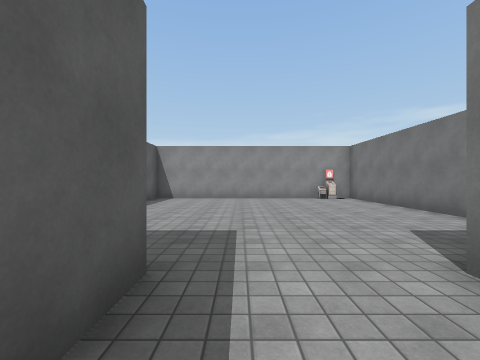
View 1 (above)

16 first-person views from a walk through a 3-D level made in the Unity game engine. The camera is 1.4 m above the floor, looks level and sees 90° across. The floor is counted in squares, 2 m on a side. Each view is taken from the middle of a square. On the plan, view 1 faces up. The plan holds only what a view shows up to about 9 squares ahead; the rest is blank. The place goes on beyond the plan. Some surface patterns are stand-ins.

View 2
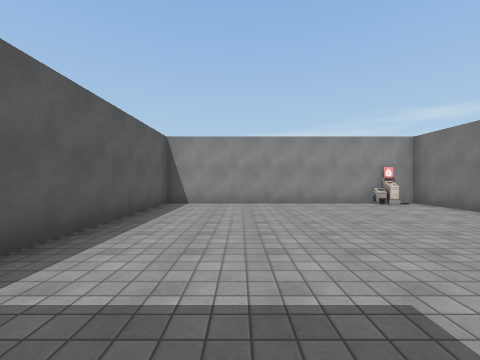

View 3
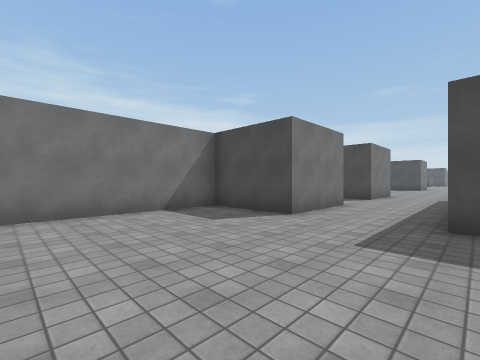

View 4
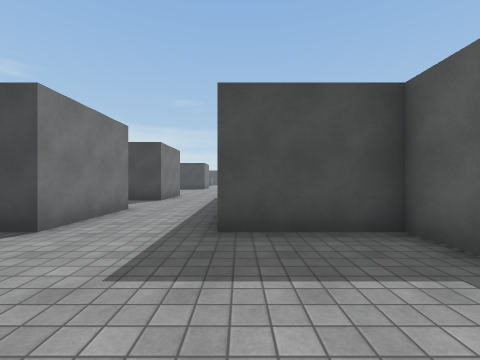

View 5
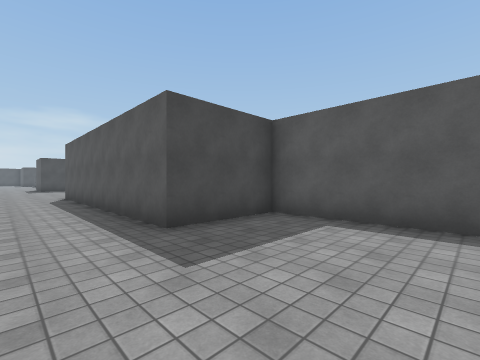

View 6
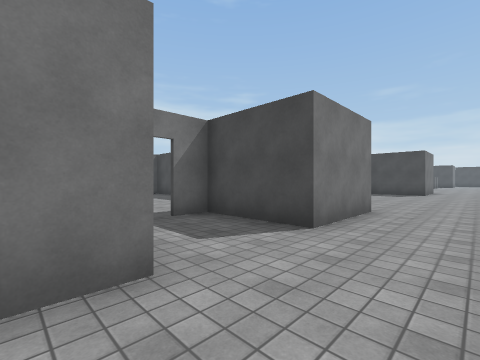

View 7
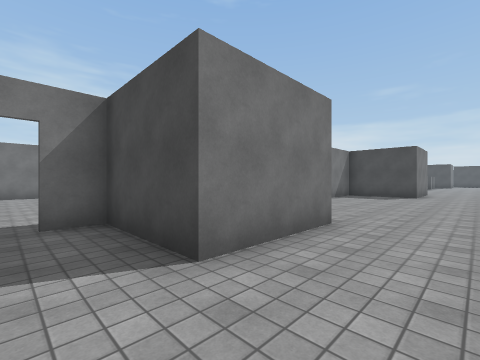

View 8
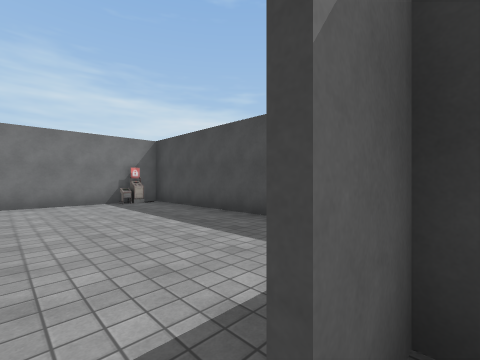

View 9
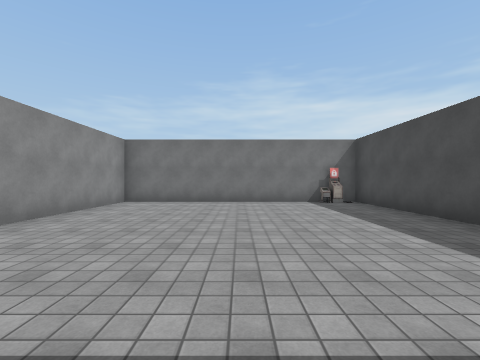

View 10
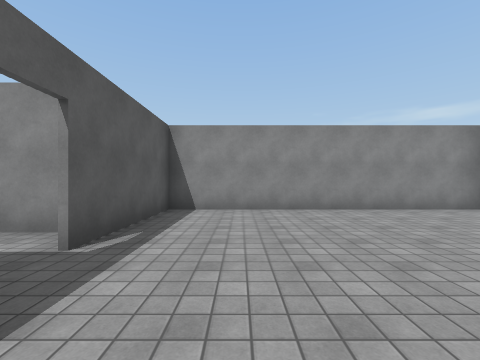

View 11
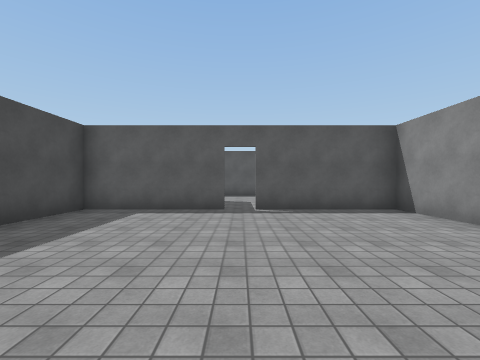

View 12
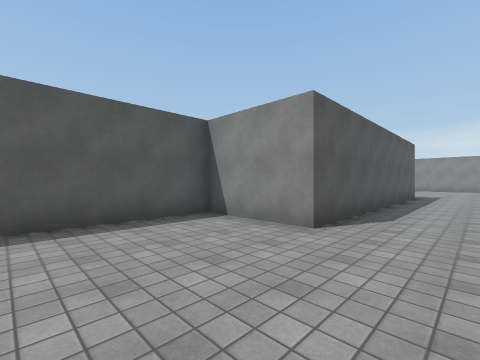

View 13
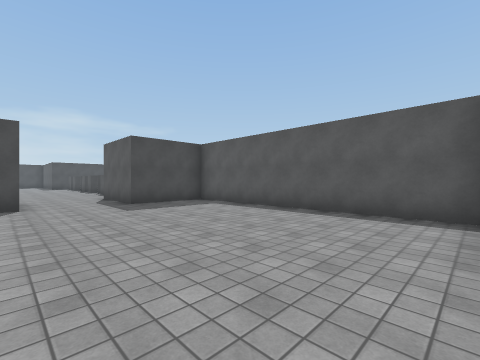

View 14
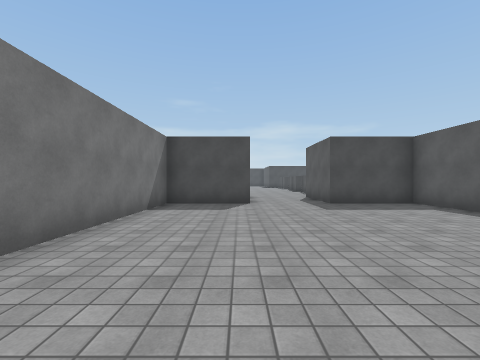

View 15
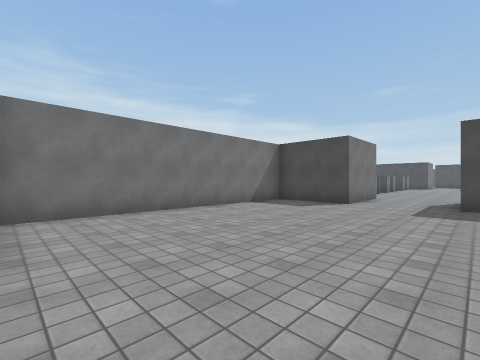

View 16
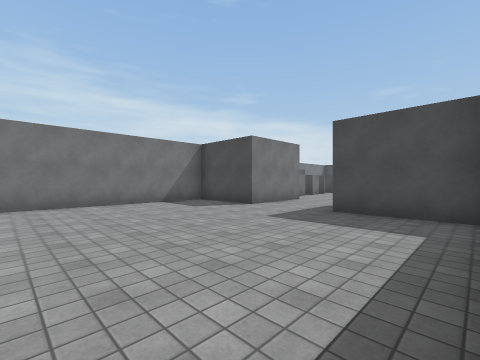

### Floor plan
Ten units are one square. View 1 is at (0, 0); x grows to the right and y downward. Boxes are objects, and circles mark ways between rooms. Rooms are numbered by the first view taken in them; rooms with no view inside come last. Other rooms are left out.
<svg viewBox="-37 -100 159 264">
<path fill="none" stroke="#000" d="M17 9 17 -18M36 8 28 8M17 59 17 32 42 32 42 24M-7 -18 -7 58M17 -18 43 -18M42 -18 42 -92 -32 -92 -32 -18 -7 -18M43 23 43 57 117 57 117 -17 43 -17M43 -18 43 16M-7 58 -32 58 -32 132 -7 132 -7 158M17 159 17 132 42 132 42 60"/>
<rect x="25" y="-95" width="10" height="10" fill="#bbb"><title>other object</title></rect>
<circle cx="5" cy="-5" r="3" fill="#2a7"/>
<circle cx="40" cy="20" r="3" fill="#2a7"/>
<circle cx="5" cy="45" r="3" fill="#2a7"/>
<text x="10" y="20">1</text>
<text x="0" y="-60">2</text>
<text x="80" y="20">3</text>
<text x="0" y="100">4</text>
</svg>
Room 1 opens to room 2. Room 1 opens to room 3. Room 1 opens to room 4.

Where each view was taken, in squares from view 1:
view 1: 0 up, 0 right, facing up
view 2: 2 up, 1 left, facing up
view 3: 6 up, 1 left, facing down-right
view 4: 5 up, 1 left, facing down
view 5: 5 up, 1 right, facing down-left
view 6: 0 up, 0 right, facing down-right
view 7: 2 down, 0 right, facing down-right
view 8: 2 down, 4 right, facing down-right
view 9: 2 down, 4 right, facing right
view 10: 4 down, 6 right, facing up
view 11: 2 down, 10 right, facing left
view 12: 9 down, 1 right, facing up-left
view 13: 6 down, 2 right, facing down-left
view 14: 6 down, 2 right, facing down
view 15: 6 down, 1 left, facing down-right
view 16: 8 down, 3 left, facing down-right
